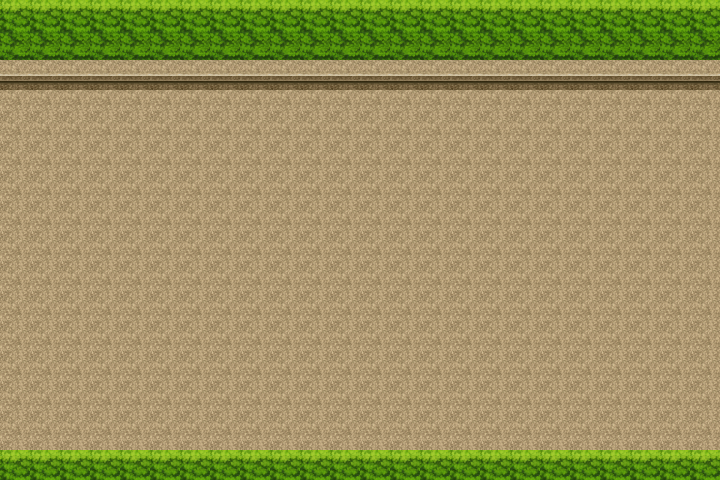

Tiled map render using the project's own tile images. Description and the whole map definition, tile-layer contents included, below:
An orthogonal 24x16 tile map with 30x30 px tiles, 1 tile layer (块层 1).

<map version="1.0" tiledversion="1.1.5" orientation="orthogonal" renderorder="right-down" width="24" height="16" tilewidth="30" tileheight="30" infinite="0" nextobjectid="1">
 <tileset firstgid="1" name="tile" tilewidth="30" tileheight="30" tilecount="272" columns="17">
  <image source="tile.png" width="512" height="480" />
 </tileset>
 <layer name="块层 1" width="24" height="16">
  <data encoding="csv">
65,65,65,65,65,65,65,65,65,65,65,65,65,65,65,65,65,65,65,65,65,65,65,65,
82,82,82,82,82,82,82,82,82,82,82,82,82,82,82,82,82,82,82,82,82,82,82,82,
146,146,146,146,146,146,146,146,146,146,146,146,146,146,146,146,146,146,146,146,146,146,146,146,
129,129,129,129,129,129,129,129,129,129,129,129,129,129,129,129,129,129,129,129,129,129,129,129,
129,129,129,129,129,129,129,129,129,129,129,129,129,129,129,129,129,129,129,129,129,129,129,129,
129,129,129,129,129,129,129,129,129,129,129,129,129,129,129,129,129,129,129,129,129,129,129,129,
129,129,129,129,129,129,129,129,129,129,129,129,129,129,129,129,129,129,129,129,129,129,129,129,
129,129,129,129,129,129,129,129,129,129,129,129,129,129,129,129,129,129,129,129,129,129,129,129,
129,129,129,129,129,129,129,129,129,129,129,129,129,129,129,129,129,129,129,129,129,129,129,129,
129,129,129,129,129,129,129,129,129,129,129,129,129,129,129,129,129,129,129,129,129,129,129,129,
129,129,129,129,129,129,129,129,129,129,129,129,129,129,129,129,129,129,129,129,129,129,129,129,
129,129,129,129,129,129,129,129,129,129,129,129,129,129,129,129,129,129,129,129,129,129,129,129,
129,129,129,129,129,129,129,129,129,129,129,129,129,129,129,129,129,129,129,129,129,129,129,129,
129,129,129,129,129,129,129,129,129,129,129,129,129,129,129,129,129,129,129,129,129,129,129,129,
129,129,129,129,129,129,129,129,129,129,129,129,129,129,129,129,129,129,129,129,129,129,129,129,
65,65,65,65,65,65,65,65,65,65,65,65,65,65,65,65,65,65,65,65,65,65,65,65
</data>
 </layer>
</map>
